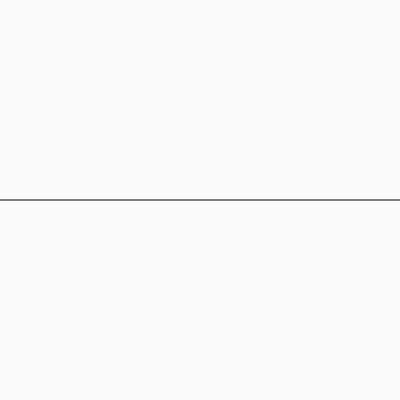
Frame 1 (no input)
Frame 60 (no input): identical to frame 1, image omitted
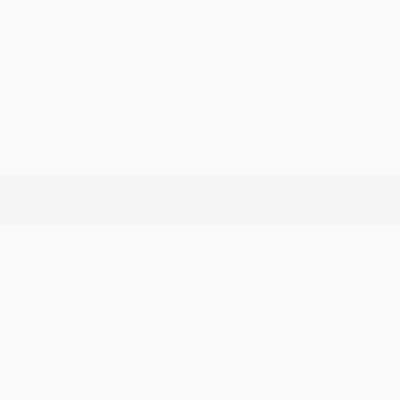
Frame 120 (the mouse pressed at the canvas centre since frame 60)

The p5.js sketch that drew these frames (run headless with seeded random() and noise() and a simulated clock; from frame 60 on, the mouse is pressed at the canvas centre):

// p5.js sketch
// ── sketch.js
function setup() {
  createCanvas(400, 400);
  rectMode(CENTER);
  noStroke();
}

function draw() {
  background(250);
  let thickness = map(mouseX, 0, width, 1, 100);
  fill(0, 1/thickness*255)
  rect(width/2,height/2,width,thickness);
}
